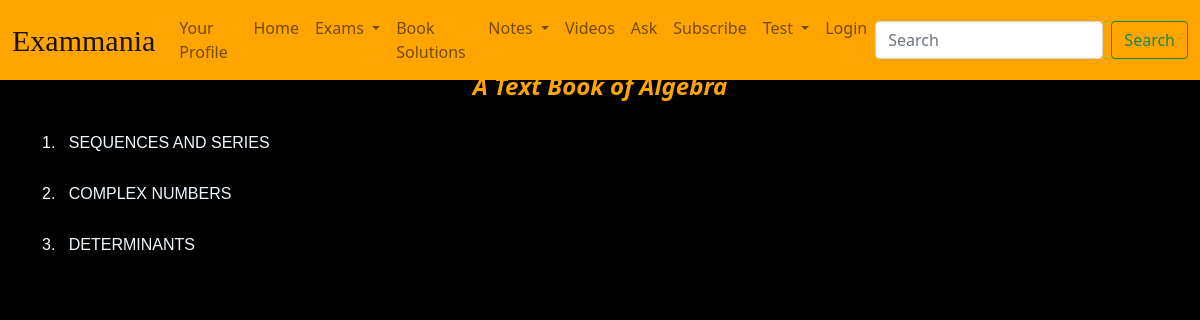
Page /home/chapter-list/A Text Book of Algebra/ on the committed database.
### main/models.py (models this page shows, shortened)
class Book(models.Model):
    name= models.CharField(max_length=250)
    SUBJECT_CHOICES=(
        ('physics', 'Physics'),
        ('chemistry', 'Chemistry'),
        ('math', 'Math'),
    )
    subject= models.CharField(max_length=100, choices=SUBJECT_CHOICES)
    image= models.ImageField(upload_to="images/")

class Chapter(models.Model):
    name= models.CharField(max_length=250)
    book= models.ForeignKey(Book, related_name="chapters", on_delete=models.CASCADE)

### main/views.py (the view)
# urls.py: path("chapter-list/<str:book_name>/", views.chapterlist, name="chapter_list"),
def chapterlist(request, book_name):
  book=Book.objects.get(name=book_name)
  chapters=Chapter.objects.filter(book=book)
  dic= {
    "Chapters":chapters,
    "book":book,
  }
  return render(request, "main/chapterlist.html", dic)

### templates/main/chapterlist.html (shortened to what this page needs)
{% extends 'main/base.html' %}
{% load static %}
{% block extrahead %}
<link rel="stylesheet" href="{% static 'main/css/chapterlist.css' %}">
{% endblock %}
{% block body %}
<div class="container">
  <h1 id="heading">{{ book.name }}</h1>
  {% for chapter in Chapters %}
  <h4 id="chapter_name">{{ forloop.counter }}.&nbsp;&nbsp;<a
      href="{% url 'main:exercise_list' book.name chapter.name %}">
      {{ chapter.name }}</a></h4>
  {% endfor %}
  {% endblock %}

### main/static/main/css/base.css (style rules this page uses)
body { background-color: black; color: white; }

### main/static/main/css/chapterlist.css (style rules this page uses)
#heading { text-align: center; color: orange; font-style: oblique; font-weight: bold; font-size: 1.5rem; }
#chapter_name { padding-top: 1.5rem; font-size: 1rem; font-family: sans-serif }
a { text-decoration: none; color: aliceblue; }

### templates/main/base.html (style rules this page uses)
body { background-image: url(/static/main/images/darkened.png); background-attachment: fixed; background-position: center; background-size: cover; }

### rows in the picture
Book: name "A Text Book of Algebra"
Chapter: name "SEQUENCES AND SERIES"
Chapter: name "COMPLEX NUMBERS"
Chapter: name "DETERMINANTS"
